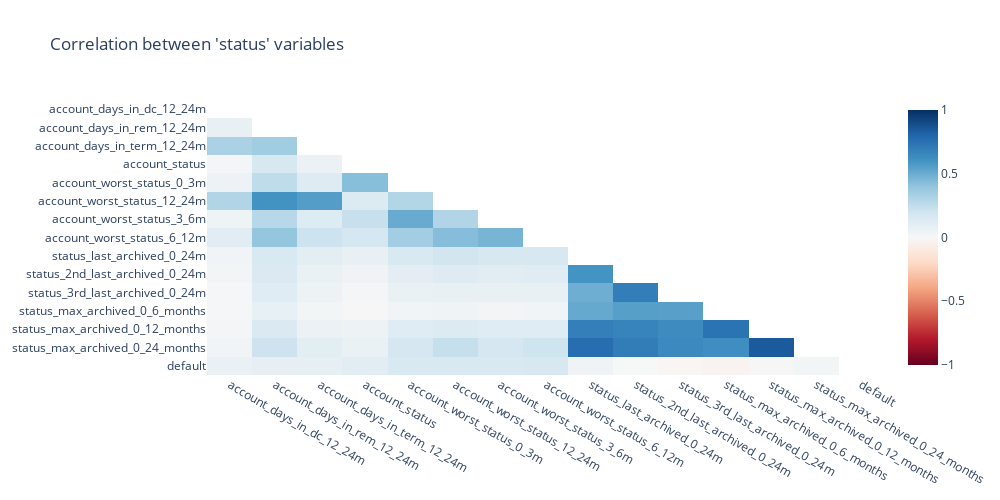

Notebook code for this chart:
### Markdown cell above
## Correlation between status variables

As shown in our sanity profile report, status variables have high correlation amongst themselves mainly due to overlaping lookback windows for aggregation. The first thing we must do is choose one (or some) of them to represent the group, which can be achieved by correlation clustering.

### Code cell
corr = pd.concat([default, not_default]).corr()
mask = np.zeros_like(corr, dtype=bool)
mask[np.triu_indices_from(mask)] = True

fig = go.Figure()

fig.add_trace(
    go.Heatmap(
        z=corr.mask(mask),
        x=corr.columns,
        y=corr.columns,
        colorscale=px.colors.diverging.RdBu,
        zmin=-1,
        zmax=1,
    )
)

fig.update_layout(
    title="Correlation between 'status' variables",
    yaxis_autorange="reversed",
    xaxis_showgrid=False,
    yaxis_showgrid=False,
    width=1000,
    height=500,
)

# fig.update_traces(opacity=0.6)
fig.show()

### Figure 1 — Plotly figure (JSON) as saved in the notebook; plotly's stock layout.template omitted (floating-point values rounded to 4 significant figures; data arrays with more than 128 entries replaced by an {"elided": "..."} marker saying what was removed)
{"data": [{"colorscale": [[0, "rgb(103,0,31)"], [0.1, "rgb(178,24,43)"], [0.2, "rgb(214,96,77)"], [0.3, "rgb(244,165,130)"], [0.4, "rgb(253,219,199)"], [0.5, "rgb(247,247,247)"], [0.6, "rgb(209,229,240)"], [0.7, "rgb(146,197,222)"], [0.8, "rgb(67,147,195)"], [0.9, "rgb(33,102,172)"], [1, "rgb(5,48,97)"]], "type": "heatmap", "x": ["account_days_in_dc_12_24m", "account_days_in_rem_12_24m", "account_days_in_term_12_24m", "account_status", "account_worst_status_0_3m", "account_worst_status_12_24m", "account_worst_status_3_6m", "account_worst_status_6_12m", "status_last_archived_0_24m", "status_2nd_last_archived_0_24m", "status_3rd_last_archived_0_24m", "status_max_archived_0_6_months", "status_max_archived_0_12_months", "status_max_archived_0_24_months", "default"], "y": ["account_days_in_dc_12_24m", "account_days_in_rem_12_24m", "account_days_in_term_12_24m", "account_status", "account_worst_status_0_3m", "account_worst_status_12_24m", "account_worst_status_3_6m", "account_worst_status_6_12m", "status_last_archived_0_24m", "status_2nd_last_archived_0_24m", "status_3rd_last_archived_0_24m", "status_max_archived_0_6_months", "status_max_archived_0_12_months", "status_max_archived_0_24_months", "default"], "z": {"elided": "15x15 float values"}, "zmax": 1, "zmin": -1}], "layout": {"height": 500, "title": {"text": "Correlation between 'status' variables"}, "width": 1000, "xaxis": {"showgrid": false}, "yaxis": {"autorange": "reversed", "showgrid": false}}}
